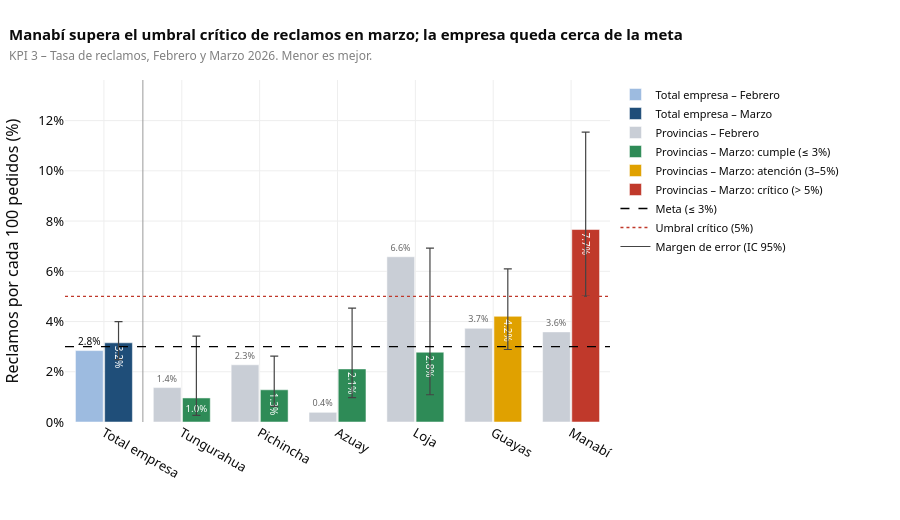

The notebook cell saved with this chart:
### Code cell
kg.fig_kpi(df, "k3", mes=3, leyenda_abajo=False,
           titulo="<b>Manabí supera el umbral crítico de reclamos en marzo; la empresa queda cerca de la meta</b>").show()

### Figure 1 — Plotly figure (JSON) as saved in the notebook; plotly's stock layout.template omitted (floating-point values rounded to 4 significant figures)
{"data": [{"customdata": [[54.0, 1899.0, 2.186, 3.692]], "hovertemplate": "<b>Total empresa</b> – Febrero<br>Tasa de reclamos: %{y:.1f}%<br>Reclamos / pedidos: %{customdata[0]:.0f} / %{customdata[1]:,.0f}<br>IC 95%: %{customdata[2]:.1f}% – %{customdata[3]:.1f}%<extra></extra>", "marker": {"color": "#9dbbe0"}, "name": "Total empresa – Febrero", "offsetgroup": "ant", "text": ["2.8%"], "textfont": {"size": 10}, "textposition": "outside", "type": "bar", "x": ["Total empresa"], "y": [2.844]}, {"customdata": [[65.0, 2062.0, 2.481, 3.998]], "error_y": {"array": [0.8456], "arrayminus": [0.6714], "color": "#444", "symmetric": false, "thickness": 1.2, "type": "data", "width": 4}, "hovertemplate": "<b>Total empresa</b> – Marzo<br>Tasa de reclamos: %{y:.1f}%<br>Reclamos / pedidos: %{customdata[0]:.0f} / %{customdata[1]:,.0f}<br>IC 95%: %{customdata[2]:.1f}% – %{customdata[3]:.1f}%<extra></extra>", "insidetextanchor": "end", "marker": {"color": "#1f4e79"}, "name": "Total empresa – Marzo", "offsetgroup": "cur", "text": ["3.2%"], "textfont": {"color": "white", "size": 10}, "textposition": "inside", "type": "bar", "x": ["Total empresa"], "y": [3.152]}, {"customdata": [[3.0, 219.0, 0.4669, 3.949], [11.0, 483.0, 1.276, 4.032], [1.0, 259.0, 0.06819, 2.154], [10.0, 152.0, 3.612, 11.69], [21.0, 563.0, 2.452, 5.635], [8.0, 223.0, 1.829, 6.918]], "hovertemplate": "<b>%{x}</b> – Febrero<br>Tasa de reclamos: %{y:.1f}%<br>Reclamos / pedidos: %{customdata[0]:.0f} / %{customdata[1]:,.0f}<br>IC 95%: %{customdata[2]:.1f}% – %{customdata[3]:.1f}%<extra></extra>", "marker": {"color": "#c9ced6"}, "name": "Provincias – Febrero", "offsetgroup": "ant", "text": ["1.4%", "2.3%", "0.4%", "6.6%", "3.7%", "3.6%"], "textfont": {"color": "#666", "size": 9}, "textposition": "outside", "type": "bar", "x": ["Tungurahua", "Pichincha", "Azuay", "Loja", "Guayas", "Manabí"], "y": [1.37, 2.277, 0.3861, 6.579, 3.73, 3.587]}, {"customdata": [[2.0, 209.0, 0.2628, 3.421], [7.0, 546.0, 0.6224, 2.622], [6.0, 284.0, 0.9718, 4.532], [4.0, 144.0, 1.085, 6.924]], "error_y": {"array": [2.464, 1.34, 2.419, 4.146], "arrayminus": [0.6941, 0.6597, 1.141, 1.692], "color": "#444", "symmetric": false, "thickness": 1.2, "type": "data", "width": 4}, "hovertemplate": "<b>%{x}</b> – Marzo<br>Tasa de reclamos: %{y:.1f}%<br>Reclamos / pedidos: %{customdata[0]:.0f} / %{customdata[1]:,.0f}<br>IC 95%: %{customdata[2]:.1f}% – %{customdata[3]:.1f}%<extra></extra>", "insidetextanchor": "end", "marker": {"color": "#2e8b57"}, "name": "Provincias – Marzo: cumple (≤ 3%)", "offsetgroup": "cur", "text": ["1.0%", "1.3%", "2.1%", "2.8%"], "textfont": {"color": "white", "size": 10}, "textposition": "inside", "type": "bar", "x": ["Tungurahua", "Pichincha", "Azuay", "Loja"], "y": [0.9569, 1.282, 2.113, 2.778]}, {"customdata": [[26.0, 618.0, 2.887, 6.093]], "error_y": {"array": [1.886], "arrayminus": [1.32], "color": "#444", "symmetric": false, "thickness": 1.2, "type": "data", "width": 4}, "hovertemplate": "<b>%{x}</b> – Marzo<br>Tasa de reclamos: %{y:.1f}%<br>Reclamos / pedidos: %{customdata[0]:.0f} / %{customdata[1]:,.0f}<br>IC 95%: %{customdata[2]:.1f}% – %{customdata[3]:.1f}%<extra></extra>", "insidetextanchor": "end", "marker": {"color": "#e0a100"}, "name": "Provincias – Marzo: atención (3–5%)", "offsetgroup": "cur", "text": ["4.2%"], "textfont": {"color": "white", "size": 10}, "textposition": "inside", "type": "bar", "x": ["Guayas"], "y": [4.207]}, {"customdata": [[20.0, 261.0, 5.015, 11.54]], "error_y": {"array": [3.876], "arrayminus": [2.648], "color": "#444", "symmetric": false, "thickness": 1.2, "type": "data", "width": 4}, "hovertemplate": "<b>%{x}</b> – Marzo<br>Tasa de reclamos: %{y:.1f}%<br>Reclamos / pedidos: %{customdata[0]:.0f} / %{customdata[1]:,.0f}<br>IC 95%: %{customdata[2]:.1f}% – %{customdata[3]:.1f}%<extra></extra>", "insidetextanchor": "end", "marker": {"color": "#c0392b"}, "name": "Provincias – Marzo: crítico (> 5%)", "offsetgroup": "cur", "text": ["7.7%"], "textfont": {"color": "white", "size": 10}, "textposition": "inside", "type": "bar", "x": ["Manabí"], "y": [7.663]}, {"line": {"color": "black", "dash": "dash", "width": 1.4}, "mode": "lines", "name": "Meta (≤ 3%)", "type": "scatter", "x": [null], "y": [null]}, {"line": {"color": "#c0392b", "dash": "dot", "width": 1.4}, "mode": "lines", "name": "Umbral crítico (5%)", "type": "scatter", "x": [null], "y": [null]}, {"line": {"color": "#444", "width": 1.2}, "mode": "lines", "name": "Margen de error (IC 95%)", "type": "scatter", "x": [null], "y": [null]}], "layout": {"bargap": 0.25, "bargroupgap": 0.05, "barmode": "group", "font": {"color": "#0b0b0b", "family": "system-ui, -apple-system, Segoe UI, sans-serif", "size": 13}, "height": 520, "hoverlabel": {"bgcolor": "white", "font": {"size": 12}}, "legend": {"font": {"size": 11}, "orientation": "v", "x": 1.01, "y": 1}, "margin": {"b": 60, "l": 60, "r": 290, "t": 80}, "paper_bgcolor": "rgba(0,0,0,0)", "plot_bgcolor": "white", "shapes": [{"line": {"color": "#999", "width": 1}, "type": "line", "x0": 0.5, "x1": 0.5, "xref": "x", "y0": 0, "y1": 1, "yref": "y domain"}, {"line": {"color": "black", "dash": "dash", "width": 1.4}, "type": "line", "x0": 0, "x1": 1, "xref": "x domain", "y0": 3.0, "y1": 3.0, "yref": "y"}, {"line": {"color": "#c0392b", "dash": "dot", "width": 1.4}, "type": "line", "x0": 0, "x1": 1, "xref": "x domain", "y0": 5.0, "y1": 5.0, "yref": "y"}], "title": {"font": {"size": 15}, "text": "<b>Manabí supera el umbral crítico de reclamos en marzo; la empresa queda cerca de la meta</b><br><span style='font-size:12px;color:gray'>KPI 3 – Tasa de reclamos, Febrero y Marzo 2026. Menor es mejor.</span>", "x": 0.01, "xanchor": "left"}, "xaxis": {"categoryarray": ["Total empresa", "Tungurahua", "Pichincha", "Azuay", "Loja", "Guayas", "Manabí"], "categoryorder": "array", "gridcolor": "#eeeeee", "title": {"text": ""}, "zeroline": false}, "yaxis": {"gridcolor": "#eeeeee", "range": [0, 13.62], "tickprefix": "", "ticksuffix": "%", "title": {"text": "Reclamos por cada 100 pedidos (%)"}, "zeroline": false}}}
